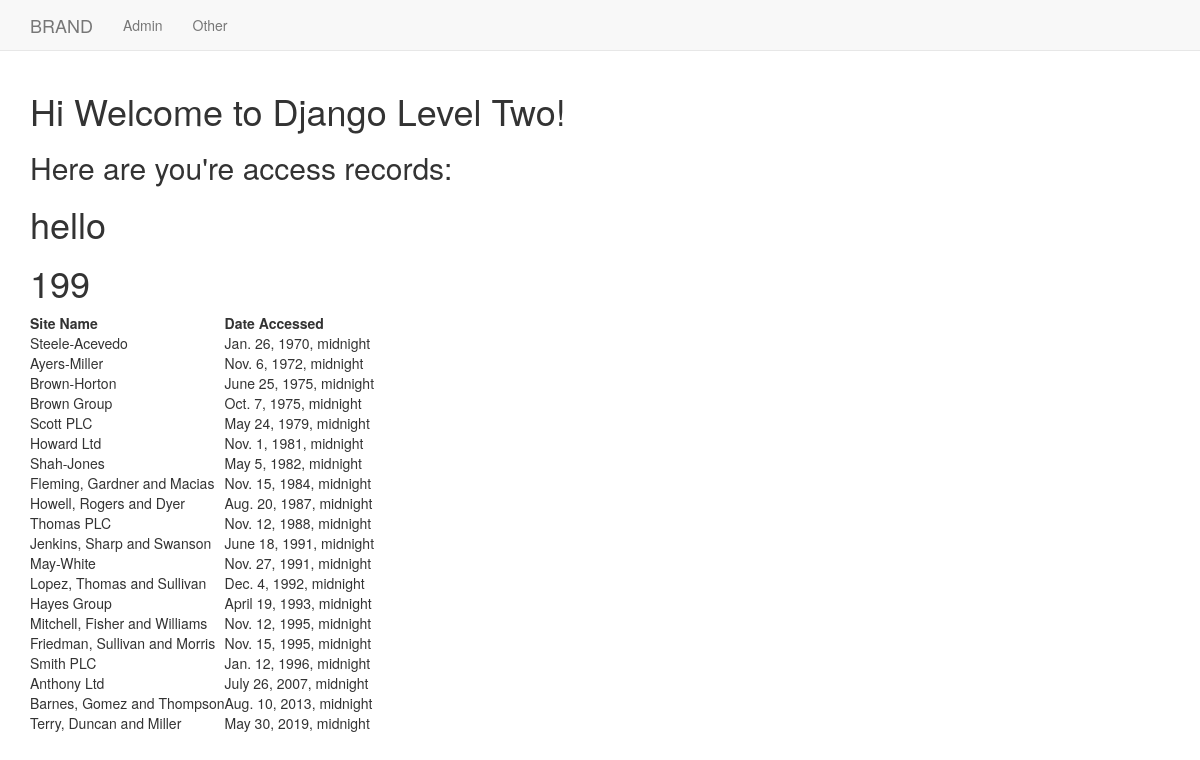
The page / on the database its author committed.
### first_app/models.py (models this page shows, shortened)
class AccessRecord(models.Model):
    name = models.ForeignKey(Webpage,on_delete=models.DO_NOTHING,)
    date = models.DateTimeField()

class Webpage(models.Model):
    topic = models.ForeignKey(Topic,on_delete=models.DO_NOTHING,)
    name = models.CharField(max_length=264,unique=True)
    url = models.URLField(unique=True)
    def __str__(self):
        return self.name

### first_app/views.py (the view)
# urls.py: path('',views.index,name='index'),
def index(request):
    webpages_list = AccessRecord.objects.order_by('date')
    date_dict = {
        'text': 'hello world',
        'number':100,
        'access_records':webpages_list
    }
    return render(request,'first_app/index.html',context=date_dict)

### templates/first_app/index.html
<!DOCTYPE html>
{% extends "first_app/base.html" %}
  {% block body_block %}
  {% load static %}
    <h1>Hi Welcome to Django Level Two!</h1>
    <h2>Here are you're access records:</h2>
    <h1>{{ text|cut:'world' }}</h1>
    <h1>{{ number|add:"99" }}</h1>
    <div class="djangotwo">
      {% if access_records %}
      <table>
        <thead>
          <th>Site Name</th>
          <th>Date Accessed</th>
        </thead>
        {% for acc in access_records %}
        <tr>
          <td>{{ acc.name }}</td>
          <td>{{ acc.date }}</td>
        </tr>
        {% endfor %}
      </table>
      {% else %}
      <p>NO ACCESS RECORDS FOUND!</p>
      {% endif %}
    </div>
    {% endblock %}

### templates/first_app/base.html (shortened to what this page needs)
<!DOCTYPE html>
<html lang="en" dir="ltr">
  <head>
    <link rel="stylesheet" href="https://maxcdn.bootstrapcdn.com/bootstrap/3.3.7/css/bootstrap.min.css">
  </head>
  <body>
    <nav class="navbar navbar-default navbar-static-top">
      <div class="container">
        <ul class="nav navbar-nav">
          <li><a class="navbar-brand" href="{% url 'index' %}">BRAND</a></li>
          <li><a class="navbar-link" href="{% url 'admin:index' %}">Admin</a></li>
          <li><a class="navbar-link" href="{% url 'first_app:other' %}">Other</a></li>
        </ul>
      </div>
    </nav>
    <div class="container">
      {% block body_block %}
      {% endblock %}
    </div>
  </body>
</html>

### rows shown on the page
AccessRecord: name "Steele-Acevedo", date "Jan. 26, 1970, midnight"
AccessRecord: name "Ayers-Miller", date "Nov. 6, 1972, midnight"
AccessRecord: name "Brown-Horton", date "June 25, 1975, midnight"
AccessRecord: name "Brown Group", date "Oct. 7, 1975, midnight"
AccessRecord: name "Scott PLC", date "May 24, 1979, midnight"
AccessRecord: name "Howard Ltd", date "Nov. 1, 1981, midnight"
AccessRecord: name "Shah-Jones", date "May 5, 1982, midnight"
AccessRecord: name "Fleming, Gardner and Macias", date "Nov. 15, 1984, midnight"
AccessRecord: name "Howell, Rogers and Dyer", date "Aug. 20, 1987, midnight"
AccessRecord: name "Thomas PLC", date "Nov. 12, 1988, midnight"
AccessRecord: name "Jenkins, Sharp and Swanson", date "June 18, 1991, midnight"
AccessRecord: name "May-White", date "Nov. 27, 1991, midnight"
AccessRecord: name "Lopez, Thomas and Sullivan", date "Dec. 4, 1992, midnight"
AccessRecord: name "Hayes Group", date "April 19, 1993, midnight"
AccessRecord: name "Mitchell, Fisher and Williams", date "Nov. 12, 1995, midnight"
AccessRecord: name "Friedman, Sullivan and Morris", date "Nov. 15, 1995, midnight"
AccessRecord: name "Smith PLC", date "Jan. 12, 1996, midnight"
AccessRecord: name "Anthony Ltd", date "July 26, 2007, midnight"
AccessRecord: name "Barnes, Gomez and Thompson", date "Aug. 10, 2013, midnight"
AccessRecord: name "Terry, Duncan and Miller", date "May 30, 2019, midnight"

### other values the page prints
{{ text|cut:'world' }} "hello"
{{ number|add:"99" }} "199"
